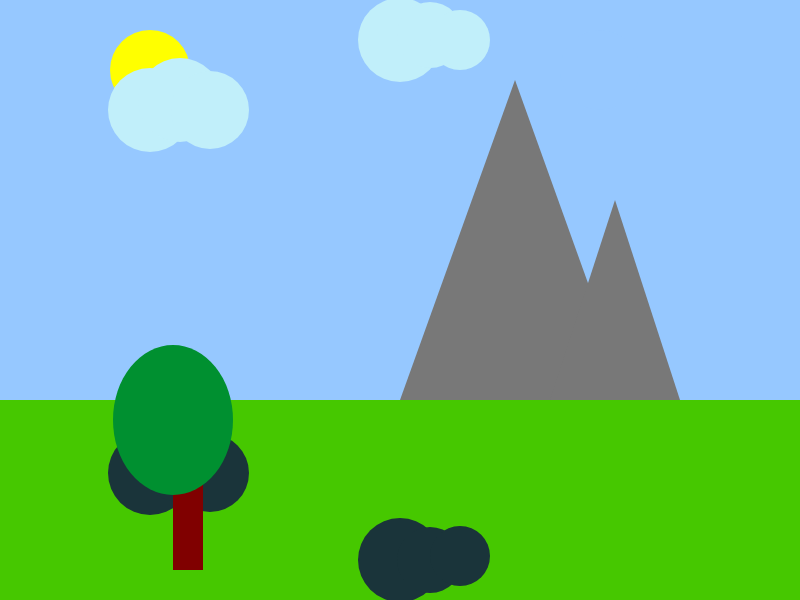
Frame 1 (no input)
Frame 60 (no input): identical to frame 1, image omitted
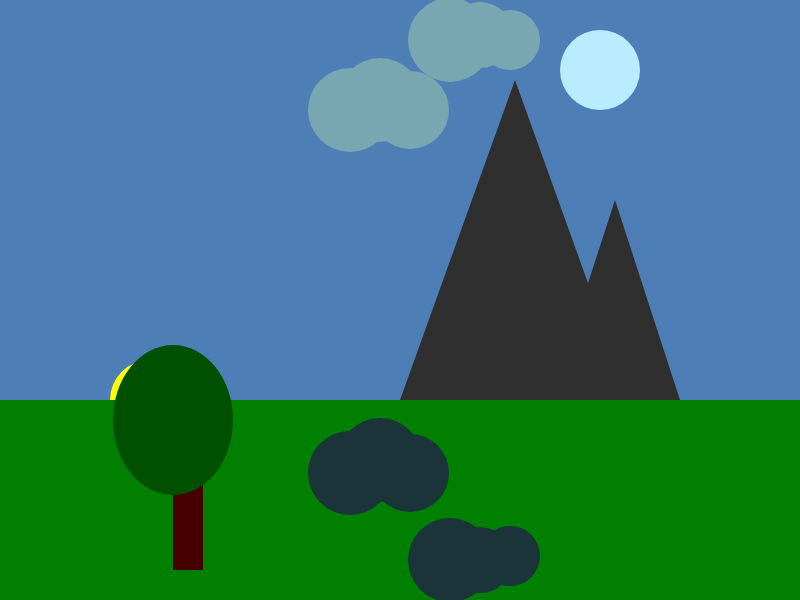
Frame 120 (the mouse pressed at the canvas centre since frame 60)

The p5.js sketch that drew these frames (run headless with seeded random() and noise() and a simulated clock; from frame 60 on, the mouse is pressed at the canvas centre):

// p5.js sketch
// ── sketch.js
var groundHeight;
var mountain1;
var mountain2;

var tree;

var moon;
var sun;
var darkness;
var cloud1
var cloud2

function setup()
{
	createCanvas(800, 600);
	//set the groundHeight proportional to the canvas size
	groundHeight = (height / 3) * 2;

	//initalise the mountain objects with properties to help draw them to the canvas
	mountain1 = {
		x: 400,
		y: groundHeight,
		height: 320,
		width: 230
	};
	mountain2 = {
		x: 550,
		y: groundHeight,
		height: 200,
		width: 130
	};

	//initalise the tree object
	tree = {
		x: 173,
		y: groundHeight + 20,
		trunkWidth: 30,
		trunkHeight: 150,
		canopyWidth: 120,
		canopyHeight: 150
	};

    //initalise the sun 
	sun = {
		x: 150,
		y: 70,
		diameter: 80,
	};
    
    moon =  {
        x: 600, 
        y: 70, 
        diameter: 80,};
    
    cloud1 = {
        x_1:150,
        y_1:110,
        x_2:180,
        y_2:100,
        x_3:210,
        y_3:110,
        diameter:60};
    
    cloud2 = {
        x_1:400,
        y_1:40,
        x_2:430,
        y_2:35,
        x_3:460,
        y_3:40,
        diameter:60};
    
}


	//set the initial darkness
	



function draw()
{
    darkness = min(185,mouseX/5.5);
	//TASK: update the values for the moons brightness, the sun's position and the darkness.
	//You can either map this to the mouse's location (i.e. the futher left the mouse is the more daylight) or you can just change the values gradually over time.


	//draw the sky
	background(150-darkness, 200-darkness, 255-darkness);
	noStroke();

	//draw the sun
	fill(255, 255, 0);
	ellipse(sun.x, max(sun.y, mouseX), sun.diameter);
    
    //draw the moon
    fill(min(255, 150+darkness/2),min(255, 200+darkness/2),min(255, 255+darkness/2));
    ellipse(moon.x, moon.y, moon.diameter );
    
    //TASK: you'll need to draw the moon too. Make sure you use brightness to adjust the colour

	//draw the ground and make it green
	fill(70-darkness, max(100, 200-darkness), 0);
	rect(0, groundHeight, width, height - groundHeight);

	//draw the mountains
	fill(max(40, 120-darkness));
	triangle(mountain1.x, mountain1.y,
		mountain1.x + mountain1.width, mountain1.y,
		mountain1.x + (mountain1.width / 2), mountain1.y - mountain1.height);

	triangle(mountain2.x, mountain2.y,
		mountain2.x + mountain2.width, mountain2.y,
		mountain2.x + (mountain2.width / 2), mountain2.y - mountain2.height);
    
    //shadow cloud1
    fill(26,52,58);
    ellipse(cloud1.x_1+mouseX/2,cloud1.y_1*4.3,cloud1.diameter*1.4);
    ellipse(cloud1.x_2+mouseX/2,cloud1.y_2*4.6,cloud1.diameter*1.4);
    ellipse(cloud1.x_3+mouseX/2,cloud1.y_3*4.3,cloud1.diameter*1.3);
    

    //shadow cloud2
    fill(26,52,58);
    ellipse(cloud2.x_1+mouseX/8,cloud2.y_1*14,cloud2.diameter*1.4);
    ellipse(cloud2.x_2+mouseX/8,cloud2.y_2*16,cloud2.diameter*1.1);
    ellipse(cloud2.x_3+mouseX/8,cloud2.y_3*13.9,cloud2.diameter);

    fill(max(70, 128-darkness),0,0); 
    rect(tree.x,tree.y,tree.trunkWidth,tree.trunkHeight);
    fill(0,max(80,144-darkness),48-darkness);
    ellipse(tree.x, tree.y, tree.canopyWidth, tree.canopyHeight);
    
    
    //cloud1
    fill(193-darkness,239-darkness,250 - darkness);
    ellipse(cloud1.x_1+mouseX/2,cloud1.y_1,cloud1.diameter*1.4);
    ellipse(cloud1.x_2+mouseX/2,cloud1.y_2,cloud1.diameter*1.4);
    ellipse(cloud1.x_3+mouseX/2,cloud1.y_3,cloud1.diameter*1.3);
    
    
    //cloud2
    fill(193-darkness,239-darkness,250 - darkness);
    ellipse(cloud2.x_1+mouseX/8,cloud2.y_1,cloud2.diameter*1.4);
    ellipse(cloud2.x_2+mouseX/8,cloud2.y_2,cloud2.diameter*1.1);
    ellipse(cloud2.x_3+mouseX/8,cloud2.y_3,cloud2.diameter);
    



}
